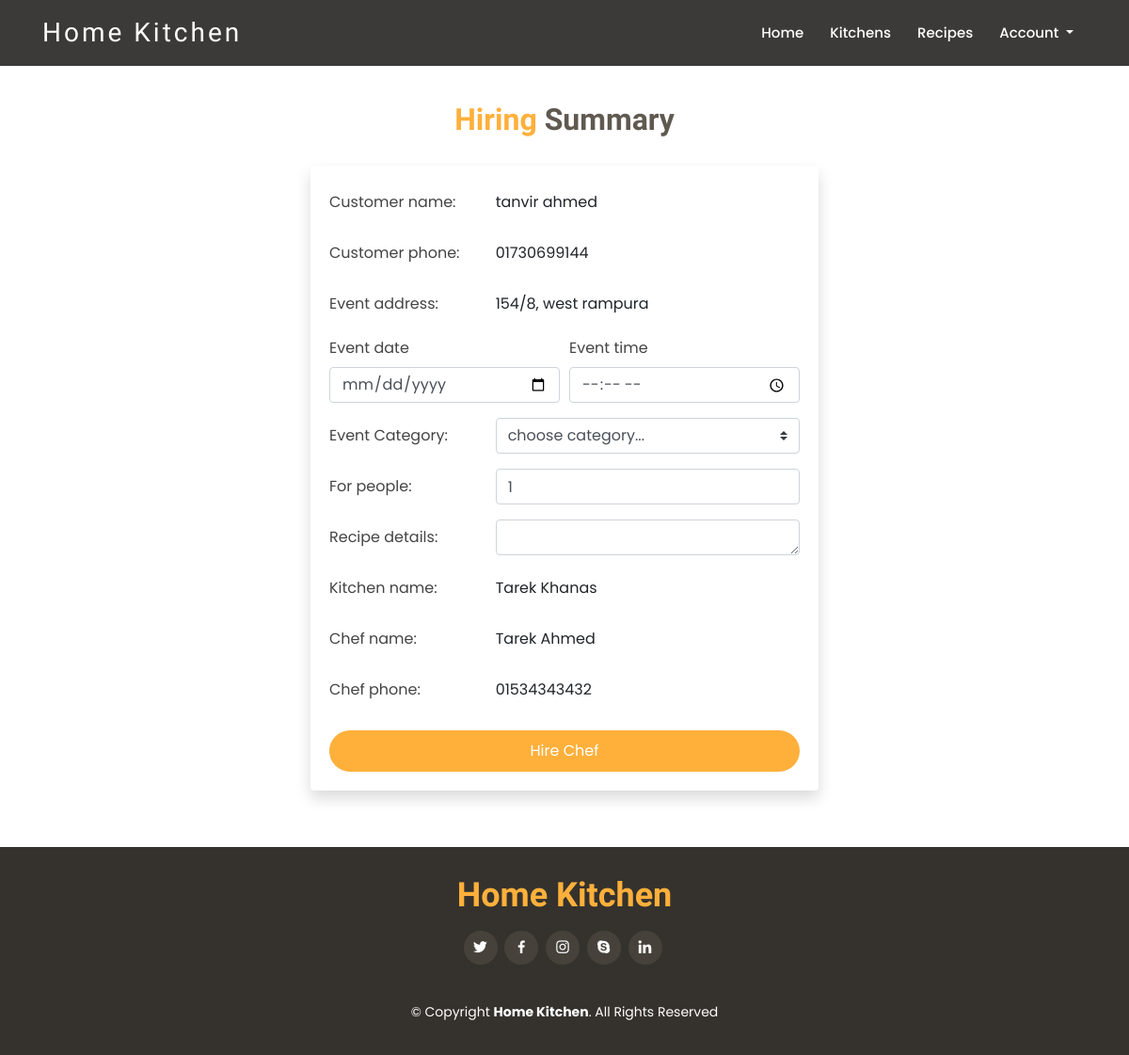
/hire.php?kitchen_name=Tarek Khanas&chef_id=15&chef_name=Tarek Ahmed&chef_phone=01534343432 (signed in), run on the app's committed database.
### tables this page shows
CREATE TABLE `users` (
  `user_id` int(11) NOT NULL,
  `user_name` varchar(255) NOT NULL,
  `user_email` varchar(255) NOT NULL,
  `user_address` varchar(255) NOT NULL,
  `user_phone` varchar(255) NOT NULL,
  `pw` varchar(255) NOT NULL,
  `code` varchar(255) NOT NULL,
  `status` int(11) NOT NULL DEFAULT 0,
  `role` int(11) NOT NULL DEFAULT 3
);

### hire.php (the view, shortened to what this page needs)
<?php
  include_once('header.php');
?>
  <main id="main">
<section>
<div class="container mt-5">
    <?php
      if (!isset($_SESSION['loggedin']) || $_SESSION['role'] != 3) { ?>
        <dic class="row">
          <div class="col text-center">
            <a class="btn btn-custom btn-lg" href="logout.php">Login as Customer to Hire</a>
          </div>
        </dic>
    <?php }
      elseif (isset($_SESSION['loggedin']) || $_SESSION['role'] == 3) { ?>
        <div class="section-title">
          <h2><span>Hiring</span> Summary</h2>
        </div>
    <?php
      if (isset($_GET['chef_id'])) {
        $user_id = $_SESSION['id'];
        $kitchen_name = $_GET['kitchen_name'];
        $chef_name = $_GET['chef_name'];
        $chef_phone = $_GET['chef_phone'];
        $conn = connect();
        $sql= "SELECT * FROM users WHERE user_id = '$user_id'";
        $result= $conn->query($sql);
        while($row = $result->fetch_assoc()) {
          $user_name = $row['user_name'];
          $user_phone = $row['user_phone'];
          $user_address = $row['user_address'];
          ?>
        <div class="row">
          <div class="col-12 col-lg-6 mx-auto">
        <div class="card border-0 shadow">
          <div class="card-body">
            <form action="hire-sub.php" method="POST">
              <div class="form-group row">
                <label for="uname" class="col-sm-4 col-form-label">Customer name:</label>
                <div class="col-sm-8">
                  <input type="text" readonly class="form-control-plaintext" name="uname" value="<?=$user_name?>">
                </div>
              </div>
              <div class="form-group row">
                <label for="uphone" class="col-sm-4 col-form-label">Customer phone:</label>
                <div class="col-sm-8">
                  <input type="text" readonly class="form-control-plaintext" name="uphone" value="<?=$user_phone?>">
                </div>
              </div>
              <div class="form-group row">
                <label for="eaddress" class="col-sm-4 col-form-label">Event address:</label>
                <div class="col-sm-8">
                  <input type="text" readonly class="form-control-plaintext" name="eaddress" value="<?=$user_address?>">
                </div>
              </div>
              <div class="form-row">
                <div class="form-group col-md-6">
                  <label for="edate">Event date</label>
                  <input type="date" class="form-control" name="edate" value="" required>
                </div>
                <div class="form-group col-md-6">
                  <label for="etime">Event time</label>
                  <input type="time" class="form-control" name="etime" value="" required>
                </div>
              </div>
              <div class="form-group row">
                <label for="category" class="col-sm-4 col-form-label">Event Category:</label>
                <div class="col-sm-8">
                  <select class="custom-select" name="category" required>
                    <option value="">choose category...</option>
                  </select>
                </div>
              </div>
              <div class="form-group row">
                <label for="people" class="col-sm-4 col-form-label">For people:</label>
                <div class="col-sm-8">
                  <input type="number" class="form-control" name="people" value="1" min="1" max="100" required>
                </div>
              </div>
              <div class="form-group row">
                <label for="name" class="col-sm-4 col-form-label">Recipe details:</label>
                <div class="col-sm-8">
               <textarea class="form-control" name="recipe" rows="1" required></textarea>
                </div>
              </div>
              <div class="form-group row">
                <label for="kname" class="col-sm-4 col-form-label">Kitchen name:</label>
                <div class="col-sm-8">
                  <input type="text" readonly class="form-control-plaintext" name="kname" value="<?=$kitchen_name?>">
                </div>
              </div>
              <div class="form-group row">
                <label for="cname" class="col-sm-4 col-form-label">Chef name:</label>
                <div class="col-sm-8">
                  <input type="text" readonly class="form-control-plaintext" name="cname" value="<?=$chef_name?>">
                </div>
              </div>
              <div class="form-group row">
                <label for="cphone" class="col-sm-4 col-form-label">Chef phone:</label>
                <div class="col-sm-8">
                  <input type="text" readonly class="form-control-plaintext" name="cphone" value="<?=$chef_phone?>">
                </div>
              </div>
              <button type="submit" class="btn btn-yellow btn-block mt-4">Hire Chef</button>
            </form>
          </div>
        </div>
          </div>
        </div>
  <?php
        }
      }
    ?>
    <?php }
    ?>
</div>
</section>
  </main>
<?php
  include_once('footer.php');
?>

### assets/css/style.css (style rules this page uses)
body { font-family: "Poppins", sans-serif; color: #444444; }
h1, h2, h3, h4, h5, h6 { font-family: "Satisfy", sans-serif; }
section { padding: 60px 0; }
.section-title { text-align: center; padding-bottom: 30px; }
.section-title h2 { margin: 15px 0 0 0; font-size: 32px; font-weight: 700; color: #5f5950; }
.section-title h2 span { color: #ffb03b; }
.btn-yellow { background: #ffb03b; border: 0; padding: 10px 24px; color: #fff; transition: 0.4s; border-radius: 50px; }

### data on the page
users: uname "tanvir ahmed", uphone "01730699144", eaddress "154/8, west rampura"
